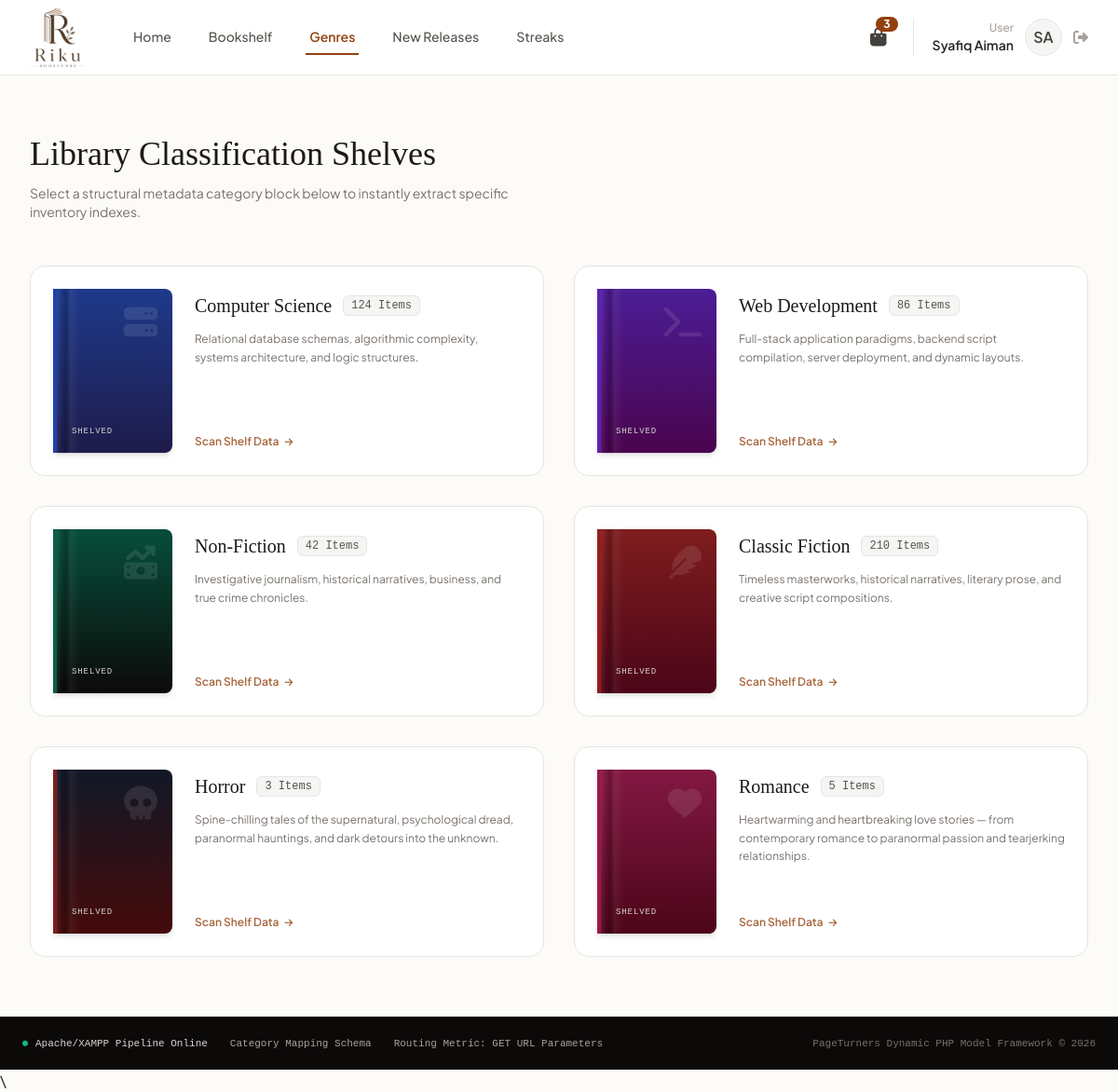
The app's page /genre.php (signed in) with its own data.
### tables this page shows
CREATE TABLE `genres` (
    `id` INT AUTO_INCREMENT PRIMARY KEY,
    `name` VARCHAR(100) NOT NULL,
    `slug` VARCHAR(100) NOT NULL,
    `count` INT NOT NULL DEFAULT 0,
    `description` TEXT NOT NULL,
    `bg_gradient` VARCHAR(100) NOT NULL,
    `border_color` VARCHAR(50) NOT NULL,
    `icon` VARCHAR(50) NOT NULL
);

### genre.php (the view, shortened to what this page needs)
<?php
include 'db_connect.php';
$user_id = (int)$_SESSION['user_id'];
$cart_count_sql = "SELECT SUM(quantity) as count FROM cart WHERE user_id = $user_id";
$cart_count_res = $conn->query($cart_count_sql);
$cart_count_row = $cart_count_res->fetch_assoc();
$cart_count = $cart_count_row['count'] ?? 0;
$user_session = [
    'name' => $_SESSION['name'] ?? 'Guest',
    'initials' => $_SESSION['initials'] ?? 'G',
    'role' => $_SESSION['role'] ?? 'Customer',
    'cart_count' => $cart_count
];
$genre_categories = [];
$genre_sql = "SELECT * FROM genres";
$genre_res = $conn->query($genre_sql);
if ($genre_res->num_rows > 0) {
    while($row = $genre_res->fetch_assoc()) {
        $genre_categories[] = $row;
}
}
$current_page = basename($_SERVER['SCRIPT_NAME']);
?>
<!DOCTYPE html>
<html lang="en">
<head>
    <script src="https://cdn.tailwindcss.com"></script>
    <link rel="stylesheet" href="https://cdnjs.cloudflare.com/ajax/libs/font-awesome/6.4.0/css/all.min.css">
    <link rel="stylesheet" href="css/style.css">
    <link rel="stylesheet" href="css/genre.css">
</head>
<body class="flex flex-col min-h-screen text-stone-800">
<nav class="bg-white/90 backdrop-blur-md border-b border-stone-200 sticky top-0 z-50">
        <div class="max-w-7xl mx-auto px-4 sm:px-6 lg:px-8">
            <div class="flex justify-between h-20">
                <div class="flex items-center">
                    <a href="index.php" class="flex items-center">
                        <img src="image/logo.png" alt="Riku Bookstore" class="h-16 object-contain bg-transparent">
                    </a>
                    <div class="hidden md:flex space-x-8 ml-12 text-sm font-medium text-stone-600">
                        <a href="index.php" class="<?php echo ($current_page == 'index.php') ? 'text-amber-800 font-semibold border-b-2 border-amber-800' : 'hover:text-stone-900'; ?> px-1 py-2 transition">Home</a>
                        <a href="bookshelf.php" class="<?php echo ($current_page == 'bookshelf.php') ? 'text-amber-800 font-semibold border-b-2 border-amber-800' : 'hover:text-stone-900'; ?> px-1 py-2 transition">Bookshelf</a>
                        <a href="genre.php" class="<?php echo ($current_page == 'genre.php') ? 'text-amber-800 font-semibold border-b-2 border-amber-800' : 'hover:text-stone-900'; ?> px-1 py-2 transition">Genres</a>
                        <a href="newrelease.php" class="<?php echo ($current_page == 'newrelease.php') ? 'text-amber-800 font-semibold border-b-2 border-amber-800' : 'hover:text-stone-900'; ?> px-1 py-2 transition">New Releases</a>
                        <a href="streak.php" class="<?php echo ($current_page == 'streak.php') ? 'text-amber-800 font-semibold border-b-2 border-amber-800' : 'hover:text-stone-900'; ?> px-1 py-2 transition">Streaks</a>
                    </div>
                </div>
                <div class="flex items-center space-x-6">
                    <a href="cart.php" class="relative text-stone-700 hover:text-amber-800 transition p-1">
                        <i class="fa-solid fa-bag-shopping text-xl"></i>
                        <span class="absolute -top-1 -right-2 inline-flex items-center justify-center px-2 py-0.5 text-xs font-bold leading-none text-white bg-amber-800 rounded-full"><?php echo $user_session['cart_count']; ?></span>
                    </a>
                    <div class="flex items-center space-x-3 border-l pl-5 border-stone-200">
                        <div class="text-right hidden md:block">
                            <p class="text-xs text-stone-400 font-medium"><?php echo $user_session['role']; ?></p>
                            <p class="text-sm font-semibold text-stone-800"><?php echo $user_session['name']; ?></p>
                        </div>
                        <a href="profile.php" class="w-10 h-10 rounded-full bg-stone-100 flex items-center justify-center text-stone-700 font-semibold border border-stone-200 cursor-pointer hover:bg-stone-200">
                          <?php echo $user_session['initials']; ?></a>
                        <a href="logout.php" class="text-stone-400 hover:text-red-700 transition" title="Logout">
                            <i class="fa-solid fa-right-from-bracket"></i>
                        </a>
                    </div>
                </div>
            </div>
        </div>
    </nav>
    <main class="max-w-7xl mx-auto px-4 sm:px-6 lg:px-8 py-16 flex-grow w-full">
        <div class="mb-12 text-center lg:text-left">
            <h1 class="serif-title text-4xl font-normal text-stone-900 mb-3">Library Classification Shelves</h1>
            <p class="text-stone-500 text-sm max-w-xl">Select a structural metadata category block below to instantly extract specific inventory indexes.</p>
        </div>
        <div class="grid grid-cols-1 md:grid-cols-2 gap-8">
            <?php foreach ($genre_categories as $genre): ?>
                <a href="browse.php?genre=<?php echo urlencode($genre['slug']); ?>" class="bg-white border border-stone-200 rounded-2xl p-6 flex genre-card group relative overflow-hidden">
                    <div class="w-32 h-44 bg-gradient-to-b <?php echo $genre['bg_gradient']; ?> rounded-r-lg shadow-md relative flex flex-col justify-between p-4 border-l-4 <?php echo $genre['border_color']; ?> shrink-0 overflow-hidden select-none">
                        <div class="absolute inset-0 spine-pattern"></div>
                        <i class="fa-solid <?php echo $genre['icon']; ?> text-white/10 text-4xl self-end"></i>
                        <span class="text-[9px] tracking-widest font-mono text-stone-300 uppercase block mt-auto">Shelved</span>
                    </div>
<div class="ml-6 flex flex-col justify-between py-1 z-10">
                        <div>
                            <div class="flex items-center space-x-3">
                                <h3 class="serif-title text-xl font-normal text-stone-900 group-hover:text-amber-800 transition"><?php echo htmlspecialchars($genre['name']); ?></h3>
                                <span class="text-xs font-mono bg-stone-100 border border-stone-200 text-stone-600 px-2 py-0.5 rounded-md">
                                    <?php echo $genre['count']; ?> Items
                                </span>
                            </div>
                            <p class="text-xs text-stone-500 mt-3 leading-relaxed"><?php echo htmlspecialchars($genre['description']); ?></p>
                        </div>
                        <div class="text-xs text-amber-800 font-semibold flex items-center space-x-1.5 opacity-80 group-hover:opacity-100 transition mt-4">
                            <span>Scan Shelf Data</span>
                            <i class="fa-solid fa-arrow-right text-[10px] transform group-hover:translate-x-1 transition"></i>
                        </div>
                    </div>
                </a>
            <?php endforeach; ?>
        </div>
    </main>
    <footer class="bg-stone-950 text-stone-400 text-xs py-5 px-6 border-t border-stone-800 font-mono mt-auto">
        <div class="max-w-7xl mx-auto flex flex-col lg:flex-row justify-between items-center space-y-3 lg:space-y-0">
            <div class="flex flex-wrap justify-center lg:justify-start gap-x-6 gap-y-2 text-[11px]">
                <span class="flex items-center text-stone-300"><i class="fa-solid fa-circle text-[6px] text-emerald-500 mr-2"></i> Apache/XAMPP Pipeline Online</span>
                <span>Category Mapping Schema</span>
                <span>Routing Metric: GET URL Parameters</span>
            </div>
            <div class="text-[11px] text-stone-500">PageTurners Dynamic PHP Model Framework &copy; 2026</div>
        </div>
    </footer>
</body>
</html>\

### css/style.css (style rules this page uses)
body { font-family: 'Plus Jakarta Sans', sans-serif; background-color: #fcfbf7; }
.serif-title { font-family: 'Playfair Display', serif; }
.spine-pattern { background: linear-gradient(to right, rgba(255, 255, 255, 0.08) 0%, rgba(255, 255, 255, 0) 4%, rgba(0, 0, 0, 0.2) 8%, rgba(255, 255, 255, 0.05) 12%, rgba(255, 255, 255, 0) 20%); }

### css/genre.css (style rules this page uses)
.genre-card { transition: transform 0.3s cubic-bezier(0.16, 1, 0.3, 1), box-shadow 0.3s ease; }

### records on screen
genres: name "Computer Science", count "124", description "Relational database schemas, algorithmic complexity, systems architecture, and logic structures."
genres: name "Web Development", count "86", description "Full-stack application paradigms, backend script compilation, server deployment, and dynamic layouts."
genres: name "Non-Fiction", count "42", description "Investigative journalism, historical narratives, business, and true crime chronicles."
genres: name "Classic Fiction", count "210", description "Timeless masterworks, historical narratives, literary prose, and creative script compositions."
genres: name "Horror", count "3", description "Spine-chilling tales of the supernatural, psychological dread, paranormal hauntings, and dark detours into the unknown."
genres: name "Romance", count "5", description "Heartwarming and heartbreaking love stories — from contemporary romance to paranormal passion and tearjerking relationships."

### other values on screen
$user_session['cart_count'] "3"
$user_session['role'] "User"
$user_session['name'] "Syafiq Aiman"
$user_session['initials'] "SA"
